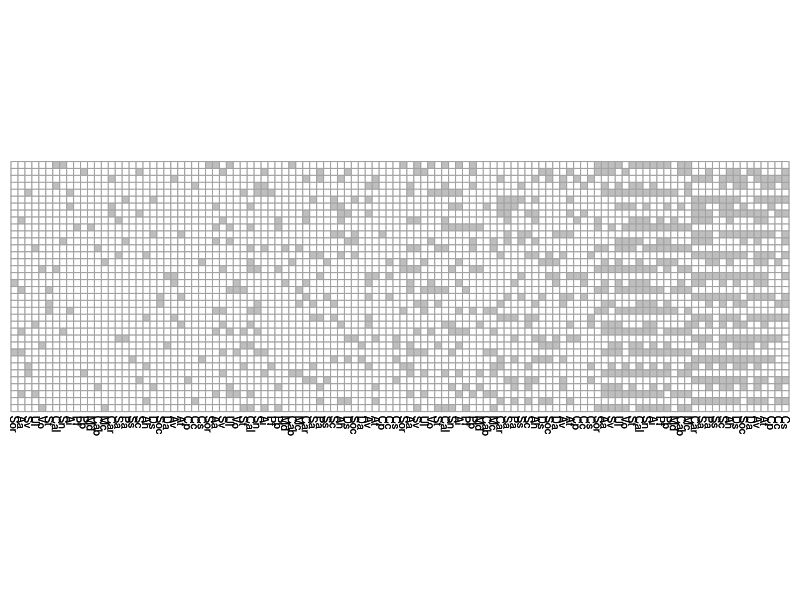

Here is the R script that generated this plot:

###########################################################################################
#####                                    Fig.S1                                       #####
###########################################################################################
library(openxlsx)
library(pheatmap)

setwd('D:/NPH/1-Revised manuscript 2026/Fig.S1')

data1 = read.xlsx("data-Fig.S1.xlsx", sheet = "FigS1", rowNames = T, colNames = T)
head(data1)
dim(data1)
data= data.matrix(data1) 

pheatmap(data1,
         cluster_cols = F, cluster_rows = F, scale = "none", 
         treeheight_col = 0, treeheight_row = 0, 
         display_numbers = F, 
         legend = FALSE,
         #angle_col = 0,
         border_color ="#A2A2A2", 
         show_colnames = T,
         show_rownames = F,
         fontsize_col = 8,  fontsize_row = 8,
         color = colorRampPalette(c( "#FFFFFF" , "grey"))(2),  
         cellwidth =5,  cellheight = 5 ) -> pS1;pS1

 
